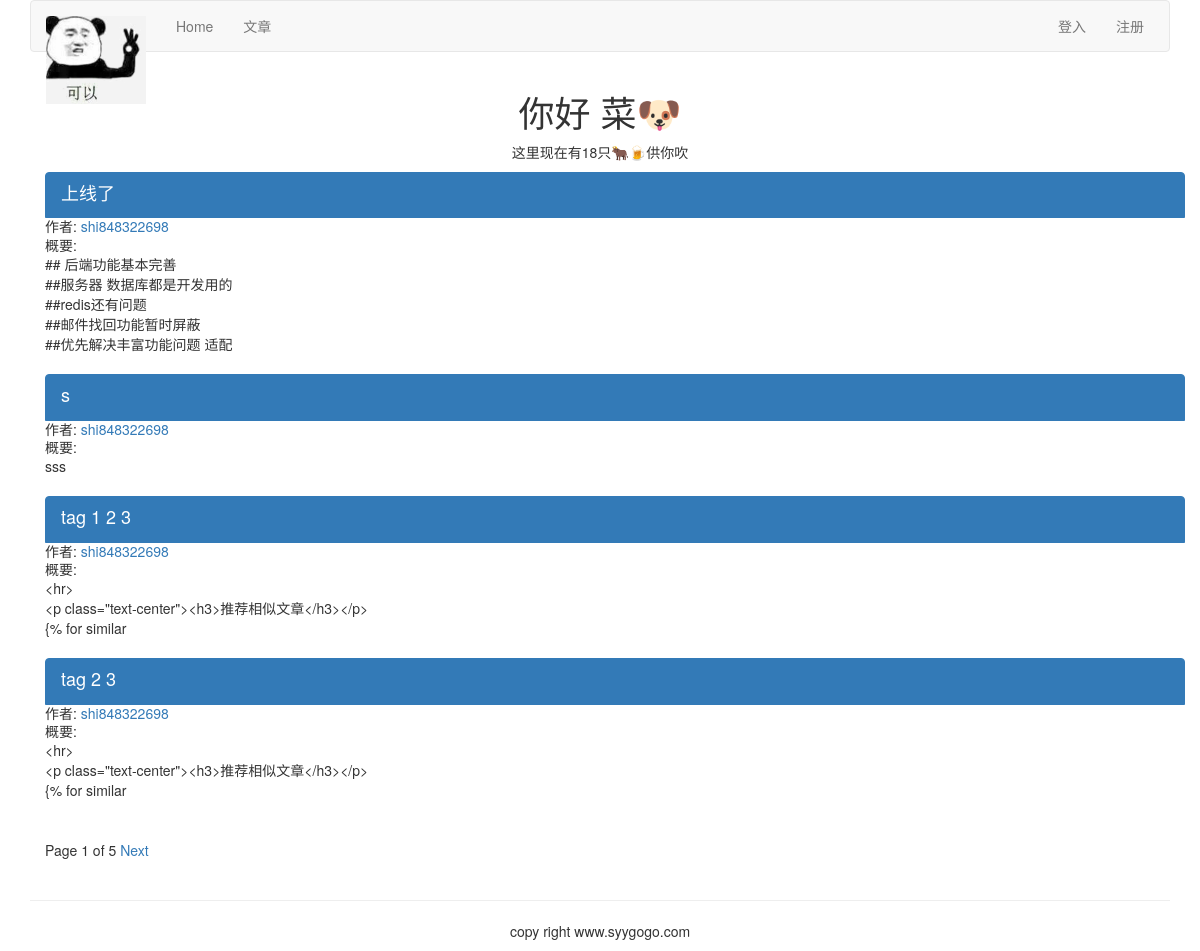
Page /article/list-article-titles/ on the earlier database version.
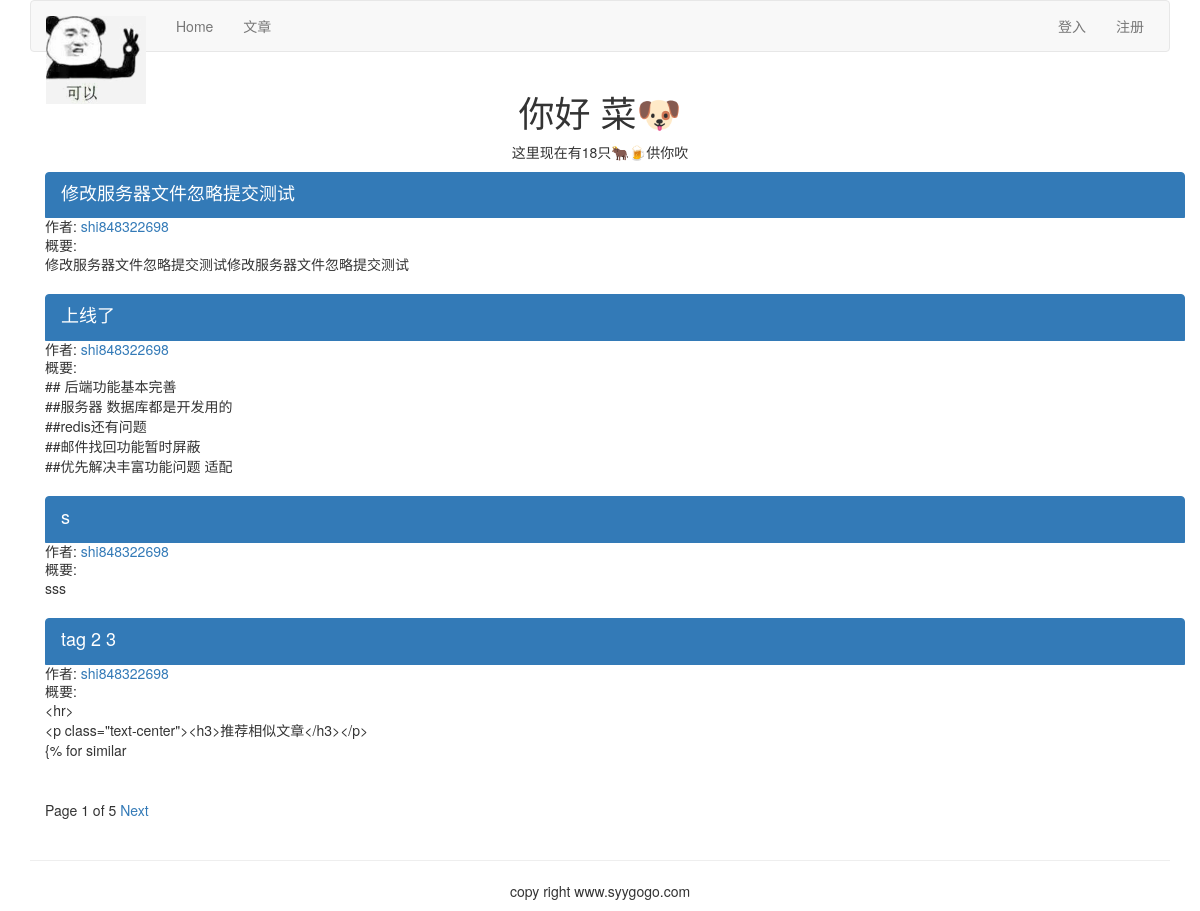
Same page on the later database version.
### article/models.py (models this page shows, shortened)
class ArticlePost(models.Model):
    author = models.ForeignKey(User, on_delete=models.CASCADE, related_name="article")
    title = models.CharField(max_length=200)
    slug = models.SlugField(max_length=500)
    column = models.ForeignKey(ArticleColumn, on_delete=models.CASCADE, related_name="article_column")
    body = models.TextField()
    created = models.DateTimeField(default=timezone.now)
    updated = models.DateTimeField(auto_now=True)
    users_like = models.ManyToManyField(User, related_name="articles_like", blank=True)
    article_tag = models.ManyToManyField(ArticleTag, related_name='article_tag', blank=True)
    class Meta:
        ordering = ("-updated",)
        index_together = (('id', 'slug'),)
    def get_url_path(self):
        return reverse("article:article_content", args=[self.id, self.slug])

### article/list_views.py (the view)
# urls.py: path('list-article-titles/', list_views.article_titles, name="article_titles"),
def article_titles(request, username=None):
    if username:
        user = User.objects.get(username=username)
        articles_title = ArticlePost.objects.filter(author=user)
        try:
            userinfo = user.userinfo
        except:
            userinfo = None
    else:
        articles_title = ArticlePost.objects.all()
    paginator = Paginator(articles_title, 4)
    page = request.GET.get('page')
    try:
        current_page = paginator.page(page)
        articles = current_page.object_list
    except PageNotAnInteger:
        current_page = paginator.page(1)
        articles = current_page.object_list
    except EmptyPage:
        current_page = paginator.page(paginator.num_pages)
        articles = current_page.object_list
    if username:
        return render(request, "article/list/author_articles.html",
                      {"articles": articles, "page": current_page, "userinfo": userinfo, "user": user})
    return render(request, "article/list/article_titles.html", {"articles": articles, "page": current_page})

### article/templatetags/article_tags.py (called while the page is built)
@register.simple_tag
def total_articles():
    return ArticlePost.objects.count()

### templates/article/list/article_titles.html (shortened to what this page needs)
{% extends "base.html" %}
{% load article_tags %}
{% block content %}
<div class="row text-center vertical-middle-sm">
    <h1>你好 菜🐶</h1>
    <p>这里现在有{% total_articles %}只🐂🍺供你吹</p>
</div>
<div class="container">
    {% for article in articles %}
    <div class="list-group">
        <a href="{{article.get_url_path}}" class="list-group-item active">
            <h4 class="list-group-item-heading">{{article.title}}</h4>
        </a>
        <p class="list-group-item-text">作者: <a href="{% url "article:author_articles" article.author.username %}">{{article.author.username}}</a> </p>
        <p class="list-group-item-text">概要:{{article.body|slice:'70'| linebreaks}}</p>
    </div>
    {% endfor %}
{% include "paginator.html" %}
</div>
{% endblock %}

### templates/base.html (shortened to what this page needs)
{% load staticfiles %} <!DOCTYPE html>
<html lang="zh-cn">
<head>
    <link rel="stylesheet" href="{% static 'css/bootstrap.css' %}">
</head>
    <body>
        {% include "header.html" %}
        <div class="container">
            {% block content %}
            {% endblock %}
        </div>
        {% include "footer.html" %}
    </body>
</html>

### templates/header.html (shortened to what this page needs)
{% load staticfiles %}
<div class="container">
    <nav class="navbar navbar-default" role="navigation">
        <div class="navbar-header">
            <a class="navbar-brand" href="{% url 'home' %}">
                <img src="{% static '/images/111.png' %}" width="100px">
            </a>
        </div>
        <div>
            <ul class="nav navbar-nav" role="navigation">
                <li><a href="{% url 'home' %}">Home</a></li>
                <li><a href="{% url 'article:article_titles' %}">文章</a></li>
            </ul>
        </div>
        <div>
            <ul class="nav navbar-nav navbar-right" style="margin-right: 10px">
                {% if user.is_authenticated %}
                <li>
                    <div class="dropdown" style="margin-top:8px">
                        <button class='btn btn-default dropdown-toggle' type='button' id='dropdownMenu' data-toggle='dropdown'>{{ user.username }}
                            <span class='caret'></span>
                        </button>
                        <ul class="dropdown-menu">
                            <li><a href="{% url 'account:password_change' %}">修改密码</a></li>
                            <li><a href="{% url 'account:my_information' %}">个人信息</a></li>
                            <li><a href="{% url 'article:article_list' %}">后台管理</a></li>
                        </ul>
                    </div>
                </li>
                <li><a href="{% url 'account:user_logout' %}">登出</a></li>
                {% else %}
                <li><a href="{% url 'account:user_login' %}">登入</a></li>
                <li><a href="{% url 'account:user_register' %}">注册</a></li>
                {% endif %}
            </ul>
        </div>
    </nav>
</div>

### templates/paginator.html (shortened to what this page needs)
<div class="pagination">
    <span class="step-links">
        <span class="current">
            Page {{ page.number }} of {{ page.paginator.num_pages }}
        </span>
        {% if page.has_next %}
        <a href="?page={{ page.next_page_number }}">Next</a> {% endif %}
    </span>
</div>

### templates/footer.html
<div class="container"> <hr>
    <p class="text-center">copy right www.syygogo.com</p>
</div>

Differences in the rows shown:
changed ArticlePost: title "tag 1 2 3" → "修改服务器文件忽略提交测试"; body "<hr> <p class=\"text-center\"><h3>推荐相似文章</h3></p> {% for similar" → "修改服务器文件忽略提交测试修改服务器文件忽略提交测试"; moves up the list
